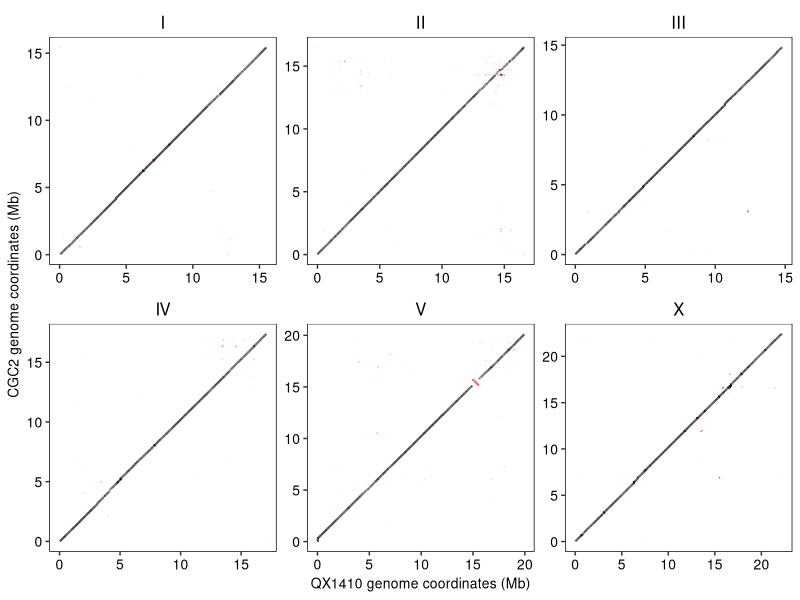

Generate this figure with R:
library(ggplot2)
library(readr)
library(dplyr)
                  
# Chromosome ordering for plot
chrom_levels <- c("I","II","III","IV","V","X")

# Loading in nucmer alignment data of AF16 to QX1410
cg_qx <- readr::read_tsv("../../processed_data/genome_genome_alignments/CGC2_QX1410.transformed.tsv", 
                         col_names = c("QXS","QXE","CGS","CGE","L1","L2","IDY","LENR","LENQ","QX1410","CGC2")) %>%
  dplyr::filter(!grepl("AC186293.1", CGC2)) %>% # removing MtDNA alignments
  dplyr::mutate(class = ifelse(CGS > CGE, "INV", "NOINV")) %>%
  dplyr::filter(QX1410 == CGC2)
  
# Plotting alignment dotplot faceted by each strains chromosomes to visualzie co-linearity
cg_qx_main <- ggplot(cg_qx) + 
  geom_segment(aes(x = QXS / 1e6, xend = QXE / 1e6, y = CGS / 1e6, yend = CGE / 1e6, color = class), linewidth = 0.75, alpha = 0.7) +
  scale_color_manual(values = c("INV" = "red", "NOINV" = "black")) +
  facet_wrap(~QX1410, scales = "free", ncol = 3) +
  scale_x_continuous(breaks = seq(0,20,5)) +
  scale_y_continuous(breaks = seq(0,20,5)) +
  labs(x = "QX1410 genome coordinates (Mb)", y = "CGC2 genome coordinates (Mb)") +
  theme(
    panel.border = element_rect(color = 'black', fill = NA),
    legend.position = "none",
    strip.background = element_rect(fill = "white", colour = "white"),
    strip.text = element_text(size = 12, color = 'black'),
    panel.background = element_blank(),
    axis.text = element_text(size = 10, color = 'black'),
    axis.title = element_text(size = 10, color = 'black'))

# Saving plot
ggsave("../../figures/CGC2_QX1410_dotplot.png", cg_qx_main, width = 7, height = 5, dpi = 600)
